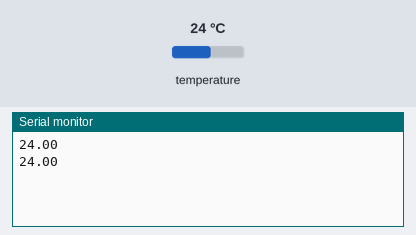
Simulated run of this sketch. Board: Arduino Uno, built with avr-gcc and run on an emulated ATmega328P. On the bench: the last lines printed to the serial monitor. The inputs (shaded band) are chosen by the test bench; at power-on: temperature 24 °C.

Above: at 3.3 s.
3.4 s: temperature set to 12 °C
At 5.5 s:
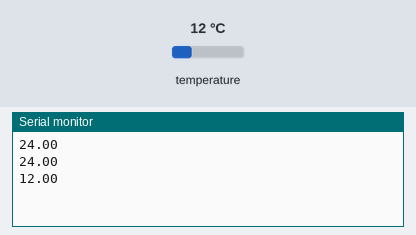
5.9 s: temperature set to 19 °C
At 6.9 s:
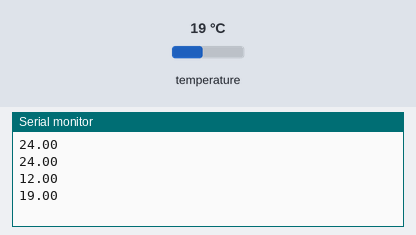
Timing chart, 0 to 8.9 s (numbered marks = the images above; inputs shaded):
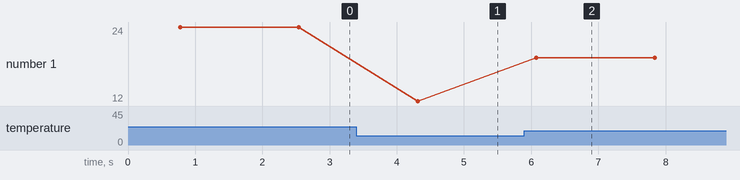

The sketch:

DS18B20.ino
```cpp
#include <OneWire.h>
#include <DallasTemperature.h>
OneWire oneWire(A4);
DallasTemperature DS18B20(&oneWire);

void setup(void)
{
  Serial.begin(9600);
  DS18B20.begin();
}

void loop(void)
{
  DS18B20.requestTemperatures();
  Serial.println(DS18B20.getTempCByIndex(0));
  delay(1000);
}
```

Measured:
- after the input at 3.4 s, the serial monitor: prints a new line after 0.91 s (image 1)
- after the input at 5.9 s, the serial monitor: prints a new line after 0.17 s (image 2)
- plotted number 1: 24 → 12 after the input at 3.4 s, 12 → 19 after the input at 5.9 s
